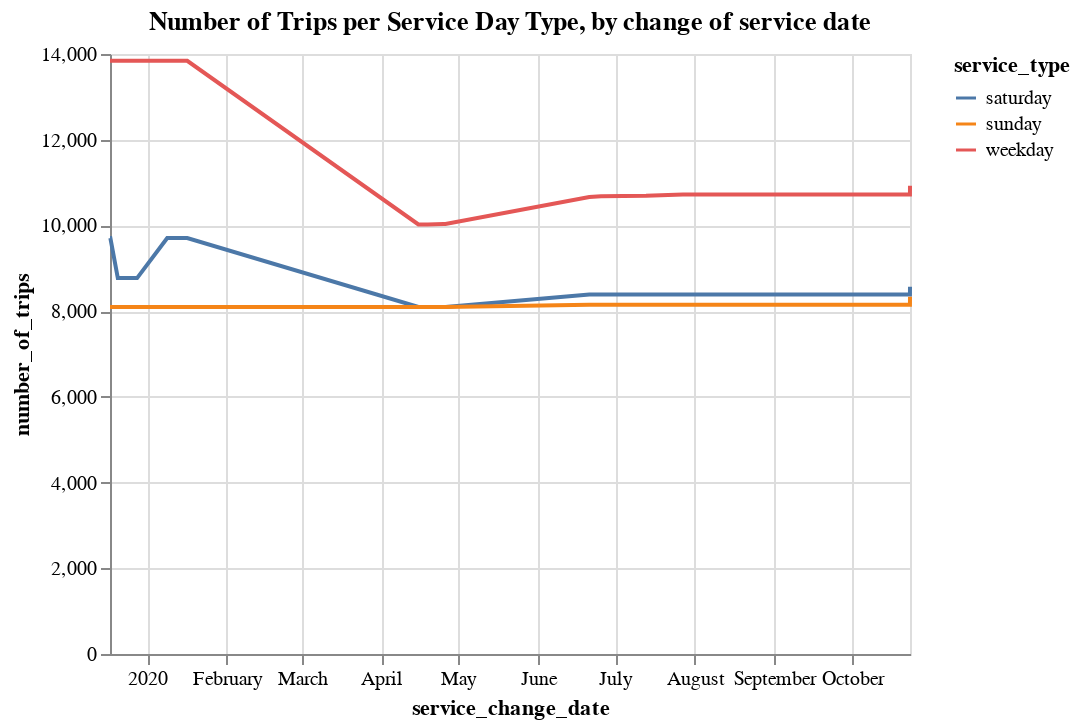

Notebook code for this chart:
### Code cell
# enable the newly registered theme
alt.themes.enable('fivethirtyeight')
alt.Chart(df.melt(id_vars=['service_change_date'], value_vars=['weekday', 'saturday','sunday']).rename({'variable': 'service_type',
                                                                                                        'value': 'number_of_trips'}, axis=1)).mark_line().encode(
    x='service_change_date:T',
    y='number_of_trips',
    color='service_type',
).properties(
    title='Number of Trips per Service Day Type, by change of service date'
)

### Figure 1 — Vega-Lite specification as saved in the notebook (floating-point values rounded to 4 significant figures)
{"usermeta": {"embedOptions": {"theme": "fivethirtyeight"}}, "config": {"view": {"continuousWidth": 400, "continuousHeight": 300}}, "data": {"name": "data-2d934283dfcb1d61f0a21eb869f9f08a"}, "mark": "line", "encoding": {"color": {"type": "nominal", "field": "service_type"}, "x": {"type": "temporal", "field": "service_change_date"}, "y": {"type": "quantitative", "field": "number_of_trips"}}, "title": "Number of Trips per Service Day Type, by change of service date", "$schema": "https://vega.github.io/schema/vega-lite/v4.8.1.json", "datasets": {"data-2d934283dfcb1d61f0a21eb869f9f08a": [{"service_change_date": "2019-12-17T11:39:35", "service_type": "weekday", "number_of_trips": 13841}, {"service_change_date": "2019-12-17T15:07:04", "service_type": "weekday", "number_of_trips": 13841}, {"service_change_date": "2019-12-20T12:40:03", "service_type": "weekday", "number_of_trips": 13841}, {"service_change_date": "2019-12-28T00:27:34", "service_type": "weekday", "number_of_trips": 13841}, {"service_change_date": "2020-01-08T18:11:06", "service_type": "weekday", "number_of_trips": 13841}, {"service_change_date": "2020-01-16T12:48:31", "service_type": "weekday", "number_of_trips": 13841}, {"service_change_date": "2020-04-15T11:09:43", "service_type": "weekday", "number_of_trips": 10024}, {"service_change_date": "2020-04-15T16:52:32", "service_type": "weekday", "number_of_trips": 10024}, {"service_change_date": "2020-04-19T02:05:59", "service_type": "weekday", "number_of_trips": 10024}, {"service_change_date": "2020-04-25T06:32:38", "service_type": "weekday", "number_of_trips": 10033}, {"service_change_date": "2020-04-25T23:59:28", "service_type": "weekday", "number_of_trips": 10033}, {"service_change_date": "2020-06-20T23:18:14", "service_type": "weekday", "number_of_trips": 10663}, {"service_change_date": "2020-06-25T12:11:34", "service_type": "weekday", "number_of_trips": 10683}, {"service_change_date": "2020-07-13T00:36:01", "service_type": "weekday", "number_of_trips": 10691}, {"service_change_date": "2020-07-27T09:09:06", "service_type": "weekday", "number_of_trips": 10723}, {"service_change_date": "2020-10-23T16:32:01", "service_type": "weekday", "number_of_trips": 10723}, {"service_change_date": "2020-10-23T16:48:33", "service_type": "weekday", "number_of_trips": 10723}, {"service_change_date": "2020-10-23T17:22:46", "service_type": "weekday", "number_of_trips": 10924}, {"service_change_date": "2019-12-17T11:39:35", "service_type": "saturday", "number_of_trips": 9704.0}, {"service_change_date": "2019-12-17T15:07:04", "service_type": "saturday", "number_of_trips": 9704.0}, {"service_change_date": "2019-12-20T12:40:03", "service_type": "saturday", "number_of_trips": 8771.0}, {"service_change_date": "2019-12-28T00:27:34", "service_type": "saturday", "number_of_trips": 8771.0}, {"service_change_date": "2020-01-08T18:11:06", "service_type": "saturday", "number_of_trips": 9704.0}, {"service_change_date": "2020-01-16T12:48:31", "service_type": "saturday", "number_of_trips": 9704.0}, {"service_change_date": "2020-04-15T11:09:43", "service_type": "saturday", "number_of_trips": 8099}, {"service_change_date": "2020-04-15T16:52:32", "service_type": "saturday", "number_of_trips": 8099}, {"service_change_date": "2020-04-19T02:05:59", "service_type": "saturday", "number_of_trips": 8099}, {"service_change_date": "2020-04-25T06:32:38", "service_type": "saturday", "number_of_trips": 8099}, {"service_change_date": "2020-04-25T23:59:28", "service_type": "saturday", "number_of_trips": 8099}, {"service_change_date": "2020-06-20T23:18:14", "service_type": "saturday", "number_of_trips": 8386.0}, {"service_change_date": "2020-06-25T12:11:34", "service_type": "saturday", "number_of_trips": 8386.0}, {"service_change_date": "2020-07-13T00:36:01", "service_type": "saturday", "number_of_trips": 8386.0}, {"service_change_date": "2020-07-27T09:09:06", "service_type": "saturday", "number_of_trips": 8386.0}, {"service_change_date": "2020-10-23T16:32:01", "service_type": "saturday", "number_of_trips": 8386.0}, {"service_change_date": "2020-10-23T16:48:33", "service_type": "saturday", "number_of_trips": 8386.0}, {"service_change_date": "2020-10-23T17:22:46", "service_type": "saturday", "number_of_trips": 8570.0}, {"service_change_date": "2019-12-17T11:39:35", "service_type": "sunday", "number_of_trips": 8099}, {"service_change_date": "2019-12-17T15:07:04", "service_type": "sunday", "number_of_trips": 8099}, {"service_change_date": "2019-12-20T12:40:03", "service_type": "sunday", "number_of_trips": 8099}, {"service_change_date": "2019-12-28T00:27:34", "service_type": "sunday", "number_of_trips": 8099}, {"service_change_date": "2020-01-08T18:11:06", "service_type": "sunday", "number_of_trips": 8099}, {"service_change_date": "2020-01-16T12:48:31", "service_type": "sunday", "number_of_trips": 8099}, {"service_change_date": "2020-04-15T11:09:43", "service_type": "sunday", "number_of_trips": 8099}, {"service_change_date": "2020-04-15T16:52:32", "service_type": "sunday", "number_of_trips": 8099}, {"service_change_date": "2020-04-19T02:05:59", "service_type": "sunday", "number_of_trips": 8099}, {"service_change_date": "2020-04-25T06:32:38", "service_type": "sunday", "number_of_trips": 8099}, {"service_change_date": "2020-04-25T23:59:28", "service_type": "sunday", "number_of_trips": 8099}, {"service_change_date": "2020-06-20T23:18:14", "service_type": "sunday", "number_of_trips": 8151}, {"service_change_date": "2020-06-25T12:11:34", "service_type": "sunday", "number_of_trips": 8151}, {"service_change_date": "2020-07-13T00:36:01", "service_type": "sunday", "number_of_trips": 8151}, {"service_change_date": "2020-07-27T09:09:06", "service_type": "sunday", "number_of_trips": 8151}, {"service_change_date": "2020-10-23T16:32:01", "service_type": "sunday", "number_of_trips": 8151}, {"service_change_date": "2020-10-23T16:48:33", "service_type": "sunday", "number_of_trips": 8151}, {"service_change_date": "2020-10-23T17:22:46", "service_type": "sunday", "number_of_trips": 8335}]}}
